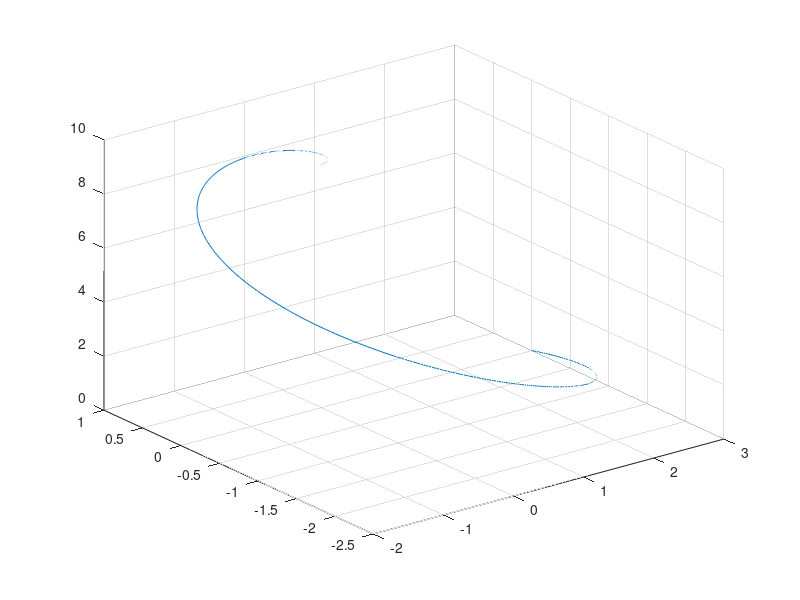

Reproduce this figure in MATLAB.
%Problem 5
clear
clc
t=linspace(0,2*pi,500);
r=linspace(0,3,500);
%Equations
x=r.*cos(t);
y=r.*sin(t);
z=9-r.^2;
%Plotting
plot3(x,y,z);
grid on;